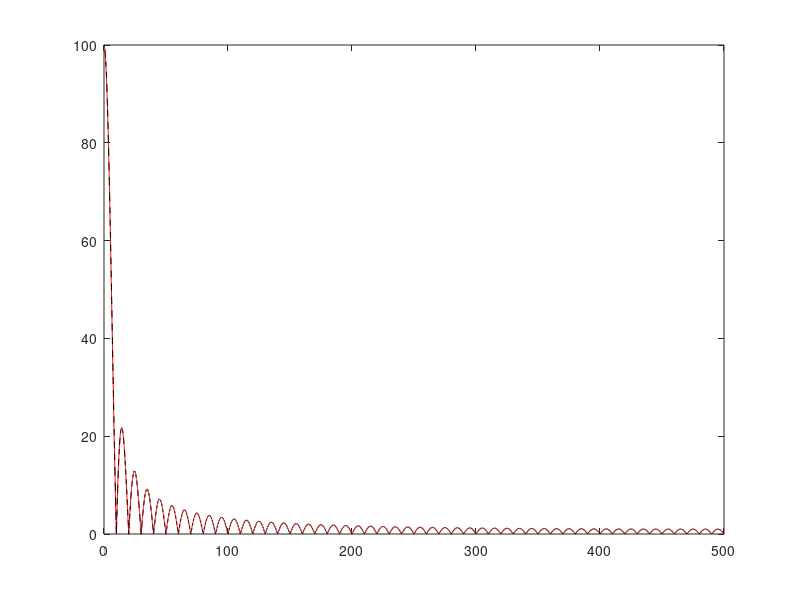

Reproduce this figure in MATLAB.
clear;
close;
home;

fs = 1e3;
dt = 1/fs;
totalT = 20.0;
t = dt:dt:totalT;
t0 = 1.0;
T = 0.1;

function retval = sP(x,t0,T)
  dt = x(2)-x(1);
  retval = zeros(size(x));
  retval(find(and(x>t0-T/2,x<t0+T/2-dt))) = 1.0;
endfunction

function [f,S] = set_spectrum(t,t0,T,fs)
  s = sP(t,t0,T);
  S = fft(s);
  S = S(1:end/2);
  S = abs(S);
  N = length(S);
  f = linspace(0,fs/2,N);
endfunction

function retval = dft_sync(f,N,M)
  kmax = length(f);
  retval = zeros(kmax,1);
  for i=[1:kmax]
    retval(i) = abs(sin(pi*i*M/N)/sin(pi*i/N));
  endfor
endfunction

sig = sP(t,t0,T);
[f,S] = set_spectrum(t,t0,T,fs);
N = length(S);
parseval_theorem_check = [sum(sig.^2) sum(S.^2)/N];

N = length(t);
M = length(find(sig>0));
sync_spec = dft_sync(f,N,M);
plot(f,sync_spec,'color','red')
hold on
plot(f,S,'--','color','black')
